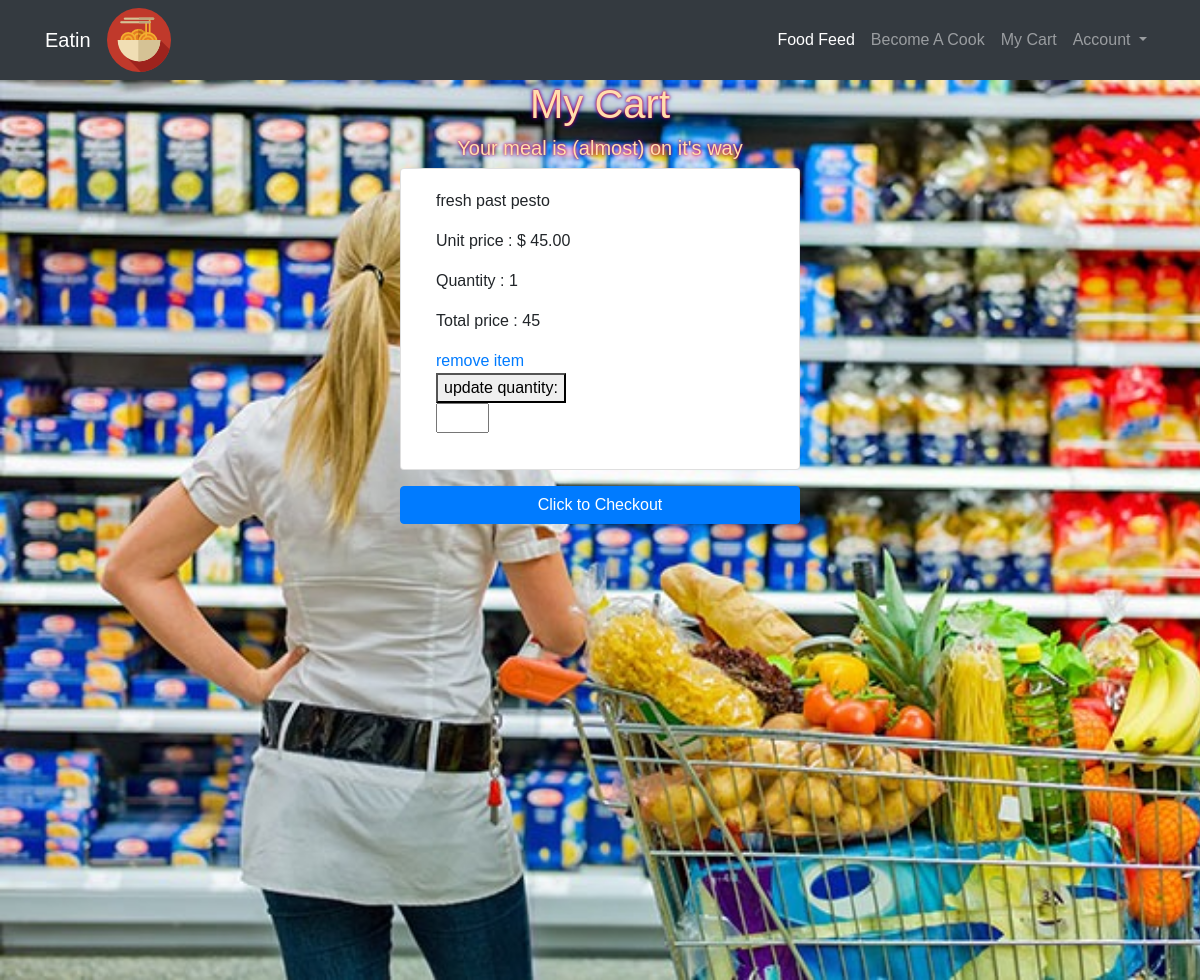
Before: /cart/ (signed in) with the older database file.
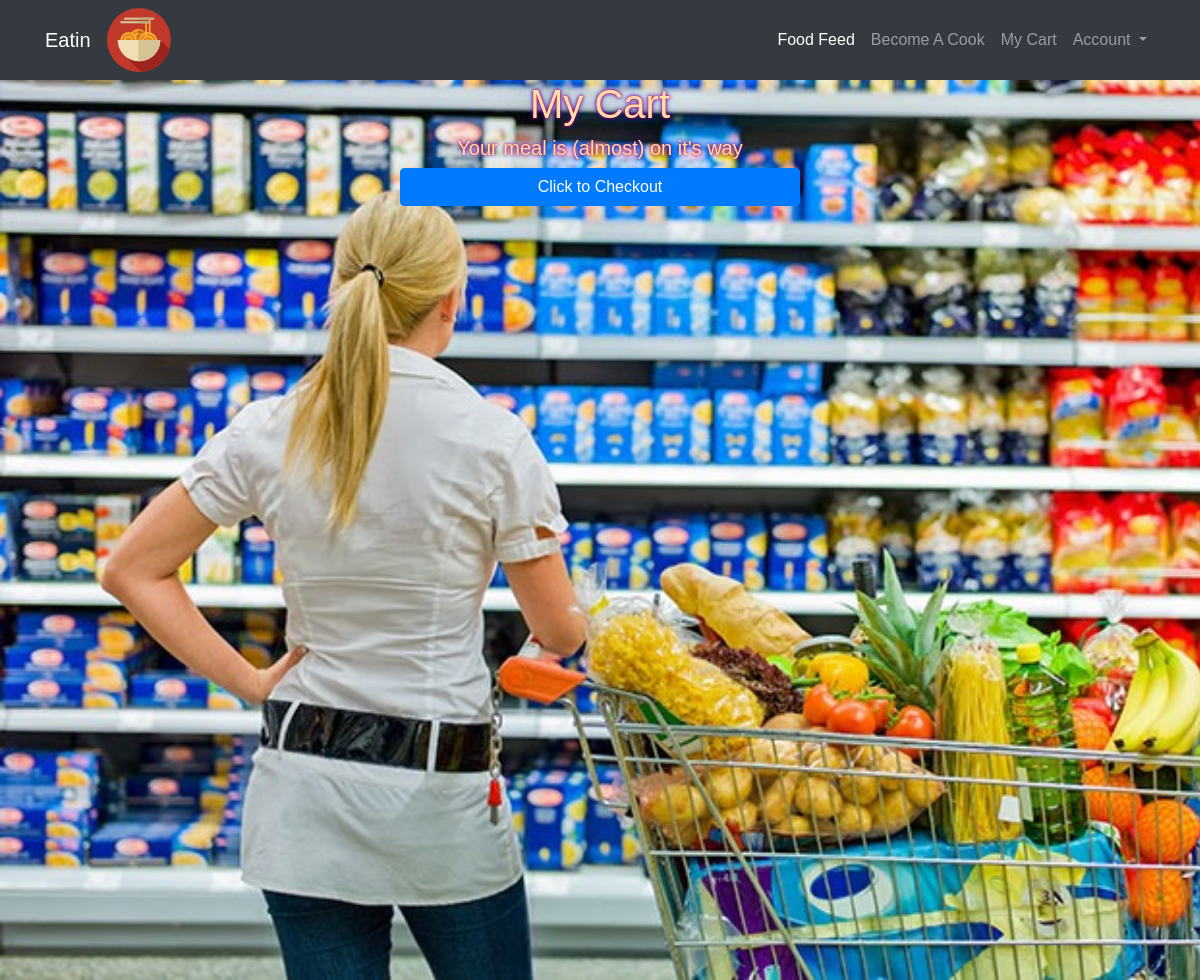
After: the same page with the newer database file.
### myCart/models.py (models this page shows)
class CartItem(models.Model):
    order = models.ForeignKey(Order,on_delete = models.SET_NULL,null=True,default=None)
    user = models.ForeignKey(User,
    on_delete = models.CASCADE
    )
    food = models.ForeignKey(Food,
    on_delete = models.CASCADE
    )
    added_time = models.DateTimeField(auto_now_add=True)
    quantity = models.IntegerField(blank=False,null=False)

### cook/models.py (models this page shows)
class Food(models.Model):
    user = models.ForeignKey(User,
    on_delete = models.CASCADE
    )
    title = models.CharField(max_length=20,null=True)
    description = models.CharField(max_length=100)
    price = models.DecimalField(max_digits=4, decimal_places=2,blank=False,null=False)
    created_at = models.DateTimeField(auto_now_add=True)
    updated_at = models.DateTimeField(auto_now=True)
    quantity = models.IntegerField(blank=False,null=False)
    image = models.ImageField(upload_to = 'images/',default=None,blank=True)
    category = models.CharField(
        max_length=50,
        default='OTHER',
        null=False,
        choices=  [
            ('ITALIAN', 'Italian'),
            ('DESERT', 'Desert'),
            ('BEVERAGES', 'Beverages'),
            ('THAI', 'Thai'),
            ('SUSHI', 'Sushi'),
            ('INADIAN', 'Indian'),
            ('MEDITERRANEAN','Mediterranean'),
            ('CHINESE','Chinese'),
            ('AMERICAN','American'),
            ('VIETNAMESE','Vietnamese'),
            ('GLUTEN-FREE','Gluten-Free'),
            ('VEGAN','Vegan'),
            ('SALAD','Salad'),
            ('ASIAN','Asian'),
            ('SOUP','Soup'),
            ('GREEK','Greek'),
            ('JAPANESE','Japanese'),
            ('HOME-COOKING','Home-Cooking'),
            ('OTHER','Other')
            ]
    )

### myCart/views.py (the view)
# urls.py: path('', views.display_cart, name='display_cart'),
@login_required(login_url='/accoutns/login/')
def display_cart(request):
    if request.method == 'GET':
        user_id = request.user.id
        cart_items = CartItem.objects.filter(user_id=user_id,order_id__isnull=True)
    return render(request, 'mycart/index.html',{'cart_items':cart_items})

### myCart/templates/myCart/index.html (shortened to what this page needs)
{% extends 'base.html' %}
{% load static %}
{% block content %}
<link rel="stylesheet" type="text/css" href="{% static 'myCart/style.css' %}">
<div class="bg-img">
<h1 class="feed_title">My Cart<h1>
    <h5 class="feed_title">Your meal is (almost) on it's way </h5>
    <div class="list-group list-group-horizontal">
      {% for item in cart_items%}
      <div class="card mb-3 col-4 mx-auto">
        <div class="row">
          <div class="col-md-8">
            <div class="card-body">
              <p><span>{{item.food.title}}</span></p>
              <p><span>Unit price : $</span> <span>{{item.food.price}}</span></p>
              <p><span>Quantity : </span> <span>{{ item.quantity }}</span></p>
              <p><span>Total price : </span> <span>{% widthratio item.quantity 1 item.food.price %} </span></p>
              <a href=" {% url 'remove_from_cart' id=item.id %}">remove item</a>
              <button>update quantity:</button>
              <p><span><input type="number" class="quantity_changer" name="quantity" id="item_qnt_{{item.id}}" min="1" max="{{item.food.quantity}}"></span></p>
            </div>
          </div>
        </div>
      </div>
      {% endfor %}
    </div>
    <div class="text-center">
      <a class="btn btn-primary col-4 mx-auto" href="{% url 'display_checkout' %}" role="button">Click to Checkout</a>
    </div>
    </div>
    {% endblock %}

### templates/base.html (shortened to what this page needs)
{% load staticfiles %}
<!DOCTYPE html>
<html lang="en" dir="ltr">
<head>
  {% load static %}
  <link rel="stylesheet" href="https://maxcdn.bootstrapcdn.com/bootstrap/4.0.0-beta.3/css/bootstrap.min.css">
  <link rel="stylesheet" type="text/css" href="{% static 'eatin/style.css' %}">
</head>
<body>
  <nav class="navbar navbar-expand-lg navbar-dark bg-dark static-top">
    <div class="container">
      <a class="navbar-brand" href="/accounts/registration/">Eatin</a>
      <img src="/media/icons/spaguetti.png" alt="">
      <div class="collapse navbar-collapse" id="navbarNavDropdown">
        <ul class="navbar-nav ml-auto">
          <li class="nav-item active">
            <a class="nav-link" href="/feed/">Food Feed
            </a>
          </li>
          <li class="nav-item">
            <a class="nav-link" href="/cook/">Become A Cook</a>
          </li>
          <li class="nav-item">
            <a class="nav-link" href="/cart/">My Cart</a>
          </li>
          <li class="nav-item dropdown">
            <a class="nav-link dropdown-toggle" href="#" id="navbarDropdownMenuLink" role="button" data-toggle="dropdown" aria-haspopup="true" aria-expanded="false">
              Account
            </a>
          </li>
        </ul>
      </div>
    </div>
  </nav <ul>
  <div class="wrapper">
    {% block content %}
    {% endblock %}
  </div>
</body>
</html>

### static/eatin/style.css (style rules this page uses)
body { background-color: NavajoWhite; font-family: "Copperplate","Comic Sans MS","Arial"; }

### myCart/static/myCart/style.css (style rules this page uses)
.bg-img { background-image: url("/media/images/superMarket.jpeg"); min-height: 900px; background-position: bottom left; background-repeat: no-repeat; background-size: cover; position: sticky; }
.feed_title { text-align: center; font-family: 'Copperplate', 'Arial'; text-shadow: 0 0 3px #FF0000, 0 0 5px #0000FF; color: NavajoWhite; }

Changed rows visible on the page:
removed CartItem: food "fresh past pesto", food.price "45.00", quantity "1", quantity+food "45"
